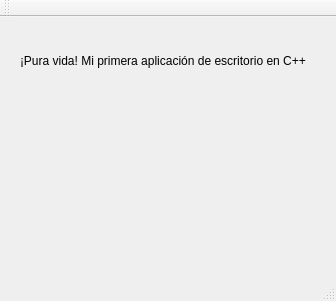
<?xml version="1.0" encoding="UTF-8"?>
<ui version="4.0">
 <class>Lab5Class</class>
 <widget class="QMainWindow" name="Lab5Class">
  <property name="geometry">
   <rect>
    <x>0</x>
    <y>0</y>
    <width>336</width>
    <height>301</height>
   </rect>
  </property>
  <property name="windowTitle">
   <string>Lab5</string>
  </property>
  <widget class="QWidget" name="centralWidget">
   <widget class="QLabel" name="lblSaludo">
    <property name="geometry">
     <rect>
      <x>20</x>
      <y>35</y>
      <width>301</width>
      <height>31</height>
     </rect>
    </property>
    <property name="text">
     <string>¡Pura vida! Mi primera aplicación de escritorio en C++
</string>
    </property>
   </widget>
  </widget>
  <widget class="QMenuBar" name="menuBar">
   <property name="geometry">
    <rect>
     <x>0</x>
     <y>0</y>
     <width>336</width>
     <height>21</height>
    </rect>
   </property>
  </widget>
  <widget class="QToolBar" name="mainToolBar">
   <attribute name="toolBarArea">
    <enum>TopToolBarArea</enum>
   </attribute>
   <attribute name="toolBarBreak">
    <bool>false</bool>
   </attribute>
  </widget>
  <widget class="QStatusBar" name="statusBar"/>
 </widget>
 <layoutdefault spacing="6" margin="11"/>
 <resources>
  <include location="Lab5.qrc"/>
 </resources>
 <connections/>
</ui>
